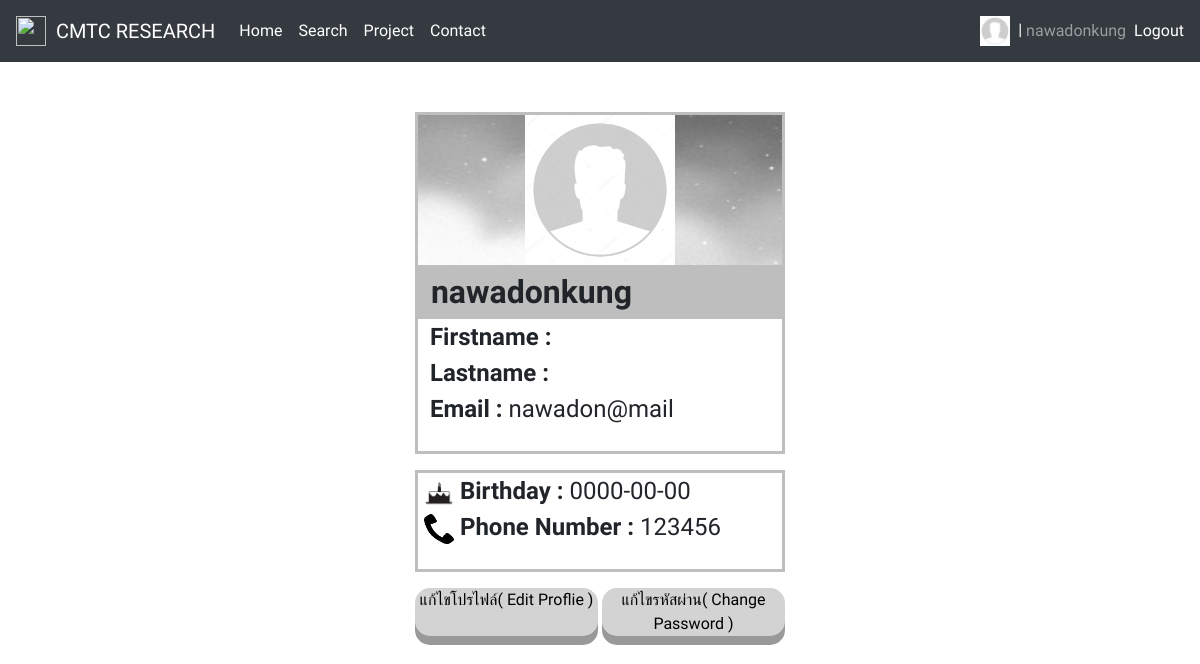
Screenshot of /Profile/MyProfile.php?id=1 (signed in) with the database file from the repository.
### tables this page shows
CREATE TABLE `users` (
  `id` int(11) NOT NULL,
  `username` varchar(255) NOT NULL,
  `email` varchar(255) NOT NULL,
  `password` varchar(255) NOT NULL,
  `firstname` varchar(32) NOT NULL,
  `lastname` varchar(32) NOT NULL,
  `birthday` date NOT NULL,
  `userphotoicon` varchar(255) DEFAULT NULL,
  `phonenumber` int(64) DEFAULT NULL,
  `timestamp` timestamp NOT NULL DEFAULT current_timestamp() ON UPDATE current_timestamp()
);

### Profile/MyProfile.php (the view, shortened to what this page needs)
<?php
    include_once "../Connection/db.php";
    $password = $_SESSION["password"];
?>
<?php if (isset($_GET['id'])) : ?>
<?php $id = $_GET['id']; ?>
<?php endif; ?>
<?php
    $sql = "SELECT password FROM users
    WHERE password = '$password' AND id = '$id'";
    $result = mysqli_query($conn, $sql);
    if (mysqli_num_rows($result) > 0) {
        while($row = mysqli_fetch_assoc($result)) {
        }
    } else {
      header('Location: ../SearchPage/Search.php');
    }
?>
<!doctype html>
<html lang="en">
<head>
    <link href="../assets/dist/css/bootstrap.min.css" rel="stylesheet">
    <link rel="stylesheet" href="https://stackpath.bootstrapcdn.com/bootstrap/4.4.1/css/bootstrap.min.css"
>
</head>
<body>
    <nav class="navbar navbar-expand-lg navbar-dark bg-dark">
    <img src="../img/itcmtc.png" width="30" height="30">
        <a class="navbar-brand" href="#">&nbsp; CMTC RESEARCH</a>
        <div class="collapse navbar-collapse" id="navbarText">
            <ul class="navbar-nav mr-auto">
                <li class="nav-item active">
                    <a class="nav-link" href="../HomePage/Home.php">Home</a>
                </li>
                <li class="nav-item active">
                    <a class="nav-link" href="../SearchPage/Search.php">Search</a>
                </li>
                <li class="nav-item active">
                    <a class="nav-link" href="../ProjectPage/Project.php">Project</a>
                </li>
                <li class="nav-item active">
                    <a class="nav-link" href="../ContactPage/Contact.php">Contact</a>
                </li>
            </ul>
            <?php if(!isset($_SESSION["username"])) { ?>
            <span class="navbar-text">
                <a href="../Login/LoginPage.php">Login</a>
            </span>
            <?php } else { ?>
            <span class="navbar-text">
            <?php
            $SESSONID = $_SESSION["id"];
            $readResearch = "SELECT * FROM users WHERE id = $SESSONID";
            $readResearchResult = mysqli_query($conn, $readResearch);
            ?>
            <?php if (mysqli_num_rows($readResearchResult) > 0) { ?>
            <?php while($row = mysqli_fetch_assoc($readResearchResult)) { ?>
                <?php $photo = $row["userphotoicon"] ?>
                <?php if (empty($photo)) {
                $photo = "icon1.jpg";
              } ?>
                <?php if(!isset($_SESSION["admin"])) echo "<a href=\"../Profile/MyProfile.php?id=" . $row["id"] . "\"><img src='../img/usersphoto/".$photo."'width='30' height='30' align='center'></a>" ?>
            <?php } ?>
            <?php } else { ?>
            error
            <?php } ?>
              <a>&nbsp;|&nbsp;</a>
            </span>
            <span class="navbar-text mr-2">
                <?php echo $_SESSION["username"]; ?>
            </span>
            <span class="navbar-text">
                <a href="../Login/Process/LogoutPageProcess.php">Logout</a>
            </span>
            <?php } ?>
        </div>
    </nav>
<?php
  $id = $_GET["id"];
  $readUser = "SELECT * FROM users WHERE id  = $id";
  $readUserResult = mysqli_query($conn, $readUser);
  if (mysqli_num_rows($readUserResult) > 0) {
      $row = mysqli_fetch_assoc($readUserResult);
  }
?>
<div class="container-fluid">
  <div class="row">
        <main role="main" class="col-md-4 offset-md-4" >
          <div style="margin-top:50px">
              <?php $photoProfile = $row['userphotoicon'] ?>
              <?php if (empty($photoProfile)) {
                $photoProfile = "icon1.jpg";
              }?>
              <div id="div1" align="center" >
              <?php echo "<img src='../img/usersphoto/".$photoProfile."'width='150' height='150' align='center'>" ?>
              </div>
              <div class="justify-content-between" style="background-color:#BEBEBE" >
                <b><font size="6">&nbsp; <?php echo $row['username'] ?></font></b>
              </div>
              <P class="contact">
               <font size="5">&nbsp; <b>Firstname :</b> <?php echo $row['firstname'] ?></font><br>
               <font size="5">&nbsp; <b>Lastname :</b> <?php echo $row['lastname'] ?></font><br>
               <font size="5">&nbsp; <b>Email : </b><?php echo $row['email'] ?></font><br><br>
               </p>
               <P class="contact">
               <font size="5"> &nbsp;<img src="../img/BD2.png" width="30" height="30"> <b>Birthday : </b><?php echo $row['birthday'] ?></font><br>
               <font size="5"> &nbsp;<img src="../img/logophone.png" width="30" height="30"> <b>Phone Number :</b> <?php echo $row['phonenumber'] ?></font><br><br>
               </p>
                <div style="display:flex">
                <?php
                echo "<a href=\"./UpdateProfile.php?id=" . $id . "\" role=\"button\" class=\"button1\">แก้ไขโปรไฟล์( Edit Proflie )</button></a> &nbsp;";
                echo "<a href=\"./ChangePassword.php?id=" . $id . "\" role=\"button\" class=\"button1\">แก้ไขรหัสผ่าน( Change Password )</button></a>";
                ?>
                </div>
            </div>
          </div>
    </div>
</body>
</html>

### Profile/MyProfile.php (style rules this page uses)
.button1 { display: inline-block; cursor: pointer; text-align: center; text-decoration: none; outline: none; color: #000000; background-color: #D3D3D3; border: none; border-radius: 15px; box-shadow: 0 9px #999; width:300px; }
#div1 { background:url('../img/bg4.png '); border:3px solid #BEBEBE; }
body { font-family: 'Sarabun', sans-serif; }
p.contact { border-color:#BEBEBE; border-style: solid; }

### rows the page displays
users: username "nawadonkung", email "nawadon@mail", birthday "0000-00-00", phonenumber "123456"

### other values shown
$_SESSION["username"] "nawadonkung"
